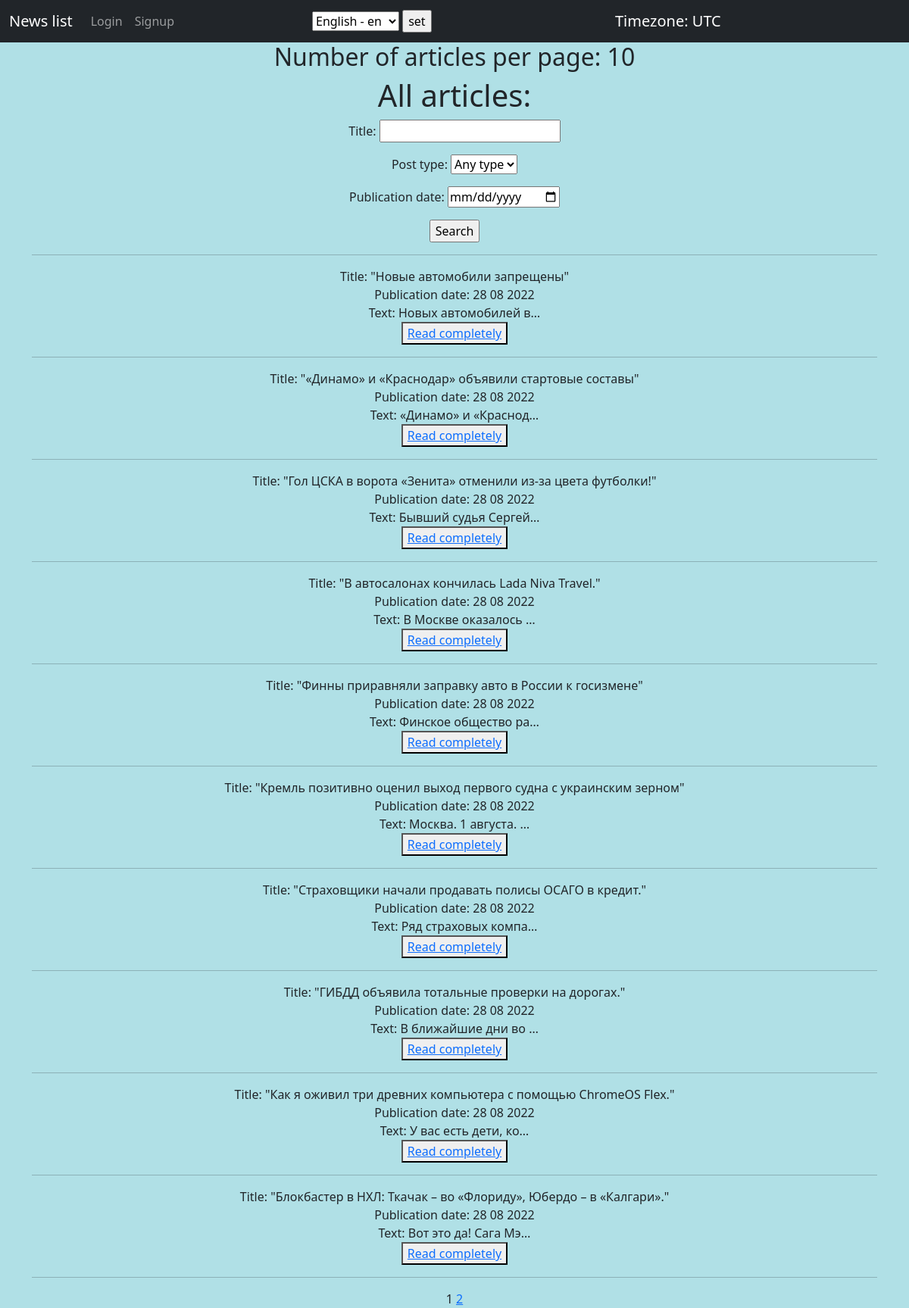
Page /news/search/ on the earlier database version.
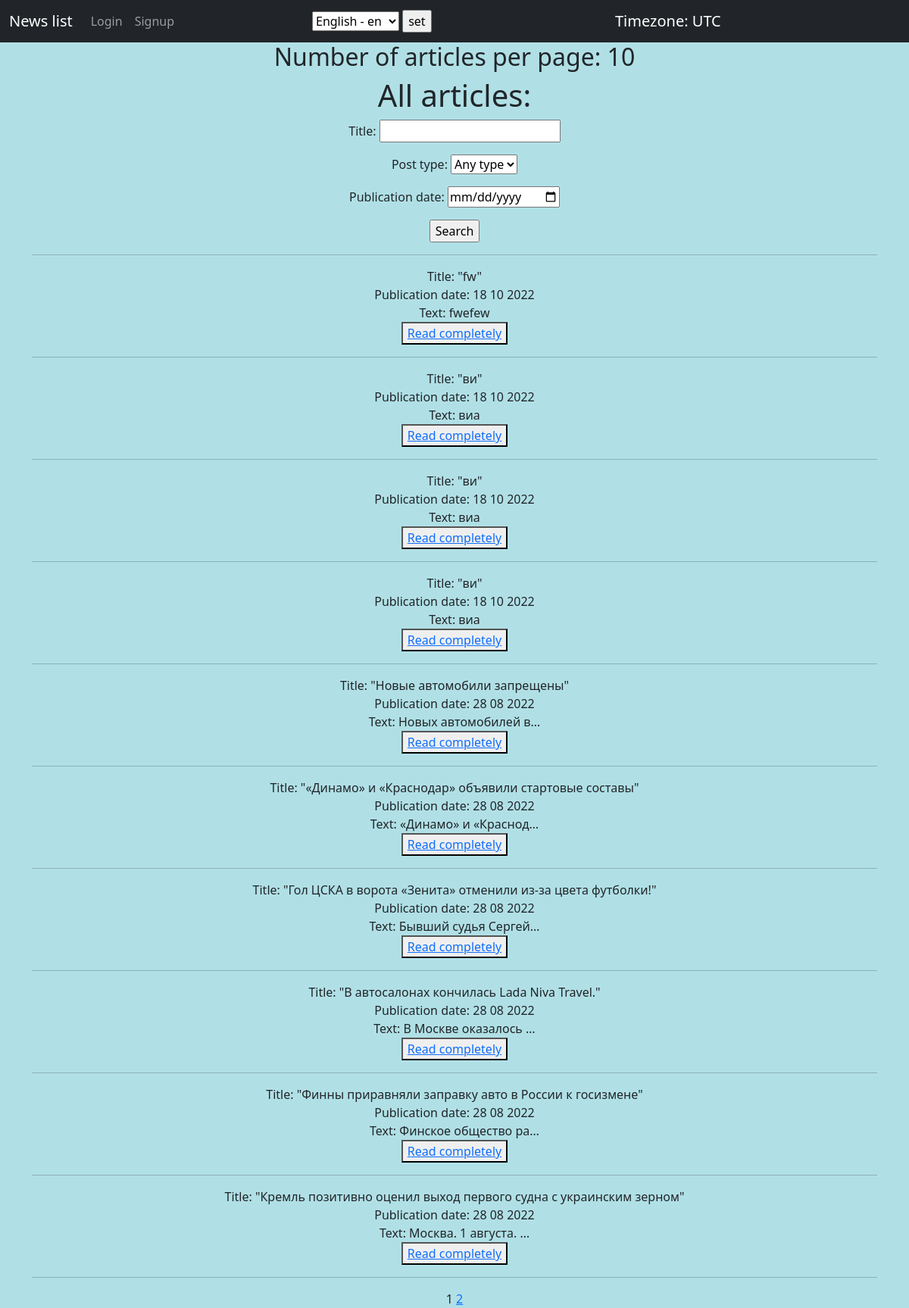
Same page on the later database version.
### News/models.py (models this page shows, shortened)
class Post(models.Model):
    author = models.ForeignKey(Author, on_delete=models.CASCADE)
    type_post = models.CharField(max_length=2, choices=CHOICE_TYPE, default=article)
    date_creation = models.DateTimeField(auto_now_add=True)
    category_post = models.ManyToManyField(Category, through='PostCategory')
    title_post = models.CharField(max_length=64)
    text_post = models.TextField()
    rating_post = models.SmallIntegerField(default=0)

### News/views.py (the view)
# urls.py: path('news/search/', NewsSearch.as_view(), name='news_search'),
class NewsSearch(ListView):
    model = Post
    ordering = '-date_creation'
    template_name = 'News/news_search.html'
    context_object_name = 'news'
    paginate_by = 10
    def get_queryset(self):
        queryset = super().get_queryset()
        self.filterset = PostFilter(self.request.GET, queryset)
        return self.filterset.qs
    def get_context_data(self, **kwargs):
        context = super().get_context_data(**kwargs)
        context['filterset'] = self.filterset
        return context

### News/context_processors.py (called while the page is built)
def get_var(request):
    context = {
        'current_time': timezone.localtime(timezone.now()),
        'timezones': pytz.common_timezones  # добавляем в контекст все доступные часовые пояса
    }
    return context

### News/templatetags/custom_tags.py (called while the page is built)
@register.simple_tag(takes_context=True)
def url_replace(context, **kwargs):
    d = context['request'].GET.copy()
    for k, v in kwargs.items():
        d[k] = v
    return d.urlencode()

### News/templates/News/news_search.html (shortened to what this page needs)
{% extends 'News/default.html' %}
{% load i18n %}
{% load custom_tags %}
{% block content %}
<h2>{% trans "Number of articles per page" %}: {{ news|length }}</h2>
<h1>{% trans "All articles" %}:</h1>
<form action="" method="get">
    {{ filterset.form.as_p }}
    <input type="submit" value='{% trans "Search" %}'>
</form>
<hr />
{% for i in news %}
    {% trans "Title" %}: "{{ i.title_post }}"
    <br />
    {% trans "Publication date" %}: {{ i.date_creation| date:'d m Y' }}
    <br />
    {% trans "Text" %}: {{ i.text_post | truncatechars:20 }}
    <br />
 <button><a href="{% url 'news_details' i.pk %}">{% trans "Read completely" %}</a></button>
    <hr />
{% endfor %}
{{ page_obj.number }}
{% if page_obj.has_next %}
    <a href="?{% url_replace page=page_obj.next_page_number %}">{{ page_obj.next_page_number }}</a>
{% endif %}
{% endblock content %}

Differences in the rows shown:
no longer on this page (row edited): Post: title_post "Страховщики начали продавать полисы ОСАГО в кредит.", date_creation "28 08 2022", text_post "Ряд страховых компа…"
no longer on this page (row unchanged): Post: title_post "ГИБДД объявила тотальные проверки на дорогах.", date_creation "28 08 2022", text_post "В ближайшие дни во …"
no longer on this page (row unchanged): Post: title_post "Как я оживил три древних компьютера с помощью ChromeOS Flex.", date_creation "28 08 2022", text_post "У вас есть дети, ко…"
no longer on this page (row unchanged): Post: title_post "Блокбастер в НХЛ: Ткачак – во «Флориду», Юбердо – в «Калгари».", date_creation "28 08 2022", text_post "Вот это да! Сага Мэ…"
added Post: title_post "fw", date_creation "18 10 2022", text_post "fwefew"
added Post: title_post "ви", date_creation "18 10 2022", text_post "виа"
added Post: title_post "ви", date_creation "18 10 2022", text_post "виа"
added Post: title_post "ви", date_creation "18 10 2022", text_post "виа"
